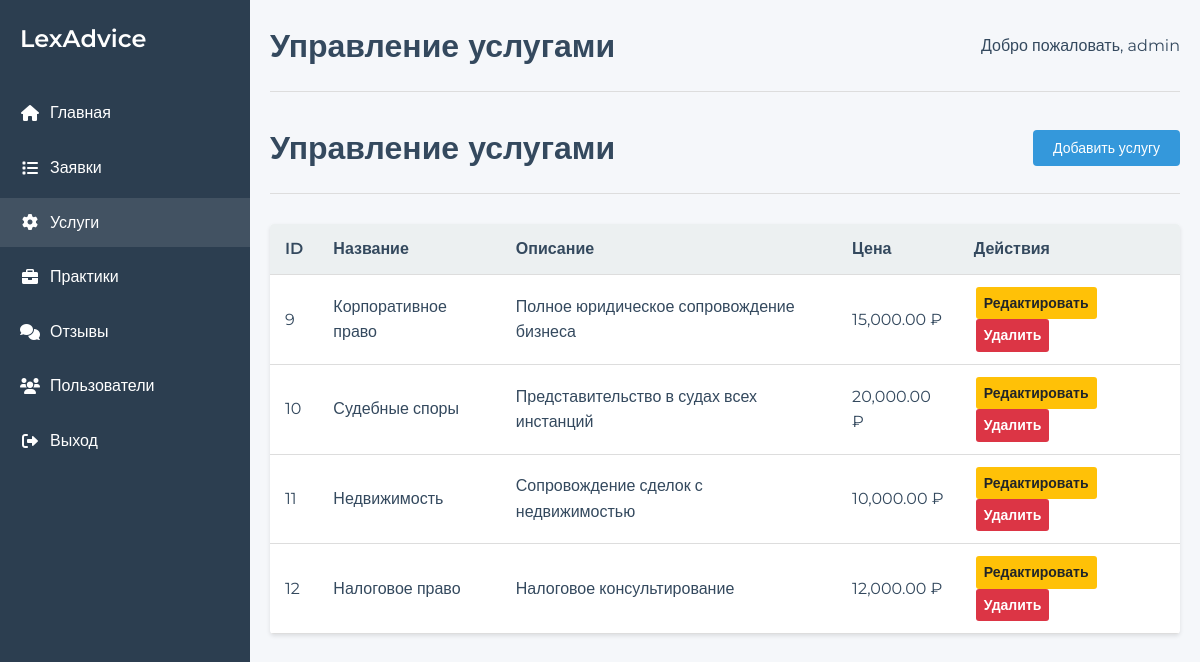
Screenshot of /admin/services.php (signed in) with the database file from the repository.
### tables this page shows
CREATE TABLE `services` (
  `id` int(11) NOT NULL,
  `title` varchar(100) NOT NULL,
  `description` text DEFAULT NULL,
  `price` decimal(10,2) NOT NULL,
  `created_at` timestamp NULL DEFAULT current_timestamp()
);

### admin/services.php (the view, shortened to what this page needs)
<?php
include '../components/core.php';
require_once __DIR__ . '/template.php';
$query = "SELECT * FROM services ORDER BY created_at DESC";
$result = $mysqli->query($query);
$services = $result->fetch_all(MYSQLI_ASSOC);
?>
<div class="admin-content">
    <div class="header">
        <h1>Управление услугами</h1>
        <button class="btn-add" onclick="showAddServiceModal()">Добавить услугу</button>
    </div>
    <div class="admin-list">
        <table>
            <thead>
                <tr>
                    <th>ID</th>
                    <th>Название</th>
                    <th>Описание</th>
                    <th>Цена</th>
                    <th>Действия</th>
                </tr>
            </thead>
            <tbody>
                <?php foreach ($services as $service): ?>
                    <tr>
                        <td><?php echo $service['id']; ?></td>
                        <td><?php echo htmlspecialchars($service['title']); ?></td>
                        <td><?php echo htmlspecialchars($service['description']); ?></td>
                        <td><?php echo number_format($service['price'], 2); ?> ₽</td>
                        <td>
                            <a href="edit_service.php?id=<?php echo $service['id']; ?>" class="btn btn-sm btn-warning">Редактировать</a>
                            <a href="services.php?delete=<?php echo $service['id']; ?>" class="btn btn-sm btn-danger" onclick="return confirm('Вы уверены?')">Удалить</a>
                        </td>
                    </tr>
                <?php endforeach; ?>
            </tbody>
        </table>
    </div>
</div>

### css/admin.css (style rules this page uses)
:root { --primary-color: #3498db; --secondary-color: #2c3e50; --success-color: #2ecc71; --danger-color: #e74c3c; --warning-color: #f1c40f; --light-color: #ecf0f1; --dark-color: #34495e; --border-color: #ddd; --shadow-color: rgba(0, 0, 0, 0.1); }
a { text-decoration: none; color: inherit; }
* { margin: 0; padding: 0; box-sizing: border-box; }
body { font-family: 'Montserrat', sans-serif; background-color: #f5f7fa; color: var(--dark-color); line-height: 1.6; }
.header { display: flex; justify-content: space-between; align-items: center; margin-bottom: 30px; padding-bottom: 20px; border-bottom: 1px solid var(--border-color); }
.btn-add, .btn-save { background-color: var(--primary-color); color: white; border: none; padding: 10px 20px; border-radius: 4px; cursor: pointer; font-size: 14px; transition: background-color 0.3s; }
table { width: 100%; border-collapse: collapse; background-color: white; box-shadow: 0 2px 4px var(--shadow-color); border-radius: 4px; overflow: hidden; }
th, td { padding: 12px 15px; text-align: left; border-bottom: 1px solid var(--border-color); }
th { background-color: var(--light-color); font-weight: 600; }
.btn-sm { padding: 5px 10px; font-size: 12px; }
.btn { display: inline-flex; align-items: center; gap: 8px; padding: 10px 20px; border-radius: 8px; font-size: 14px; font-weight: 600; cursor: pointer; transition: all 0.2s; border: none; }
.btn-sm { margin: 0 2px; padding: 5px 8px; border-radius: 3px; cursor: pointer; border: none; display: inline-flex; align-items: center; justify-content: center; transition: all 0.2s; }
.btn-warning { background-color: #ffc107; color: #212529; }
.btn-danger { background-color: #dc3545; color: white; }

### rows the page displays
services: id "9", title "Корпоративное право", description "Полное юридическое сопровождение бизнеса", price "15,000.00"
services: id "10", title "Судебные споры", description "Представительство в судах всех инстанций", price "20,000.00"
services: id "11", title "Недвижимость", description "Сопровождение сделок с недвижимостью", price "10,000.00"
services: id "12", title "Налоговое право", description "Налоговое консультирование", price "12,000.00"

### other values shown
$title "Управление услугами"
$_SESSION['username'] "admin"
